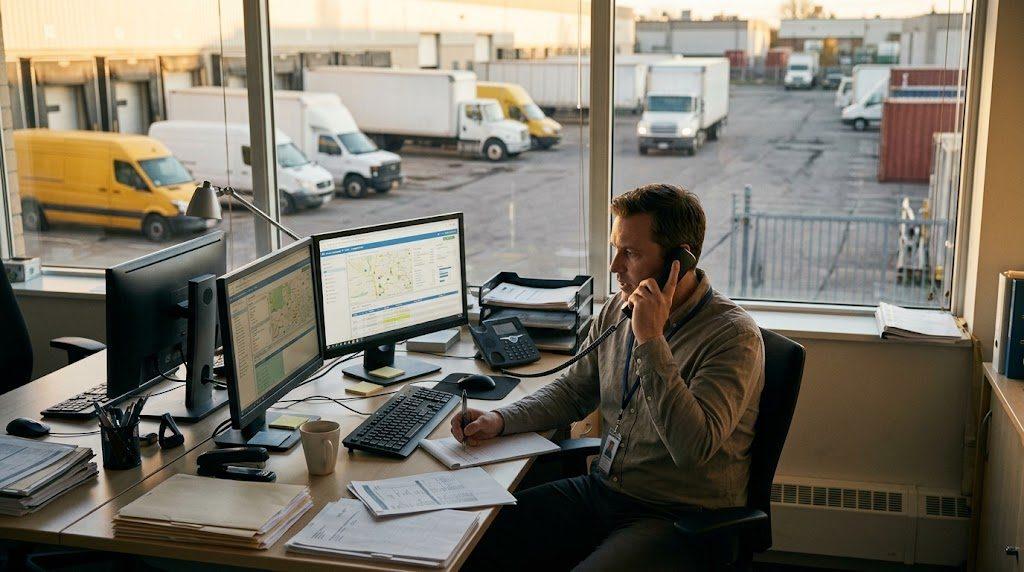
#> input picture assets/img/ai-contato.jpg, 1024 x 572 px; its folder holds 6 pictures in this run
$ python build.py
#> lines starting #> are read from the running program, lines starting #| are printed output that depends on the picture
import glob, json, os, re, subprocess
from PIL import Image
import rcssmin

ROOT = os.path.dirname(os.path.dirname(os.path.abspath(__file__)))
os.chdir(ROOT)
SITE = 'https://juk-mandioca.vercel.app'
IMG = 'assets/img/'
WIDTHS = (480, 960, 1440)

def webp_variants(path):
#> called with path = 'assets/img/ai-contato.jpg'
    im = Image.open(path)
#> im is the input picture: PIL image 1024x572 RGB; mean R, G, B 120.8, 115.1, 102.9
    im = im.convert('RGBA' if im.mode in ('RGBA', 'LA', 'P') else 'RGB')
    base = os.path.splitext(os.path.basename(path))[0]
    out = []
    for w in WIDTHS:
        if w > im.width and out:
            break
        ww = min(w, im.width)
        h = round(im.height * ww / im.width)
        dst = f'{IMG}{base}-{ww}.webp'
        if not os.path.exists(dst) or os.path.getmtime(dst) < os.path.getmtime(path):
            im.resize((ww, h), Image.LANCZOS).save(dst, 'WEBP', quality=78, method=6)
        out.append((ww, h, dst))
        if ww == im.width:
            break
#> this loop made 3 passes
#> pass 1, in webp_variants, `im.resize((ww, h), Image.LANCZOS).save(dst, 'WEBP', quality=78, method..`:
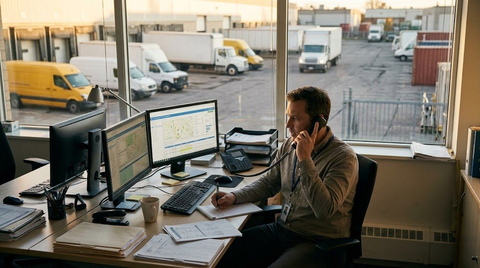
#> saved as ai-contato-480.webp: PIL image 480x268 RGB; mean R, G, B 120.8, 115.2, 102.9
#> after the loop, out = [(480, 268, 'assets/img/ai-contato-480.webp'), (960, 536, 'assets/img/ai-contato-960.webp')]
    if out[-1][0] < im.width and im.width - out[-1][0] >= 48:
        dst = f'{IMG}{base}-{im.width}.webp'
#> dst = 'assets/img/ai-contato-1024.webp'
        im.save(dst, 'WEBP', quality=78, method=6)
        out.append((im.width, im.height, dst))
    return out

photos = {}
for p in sorted(glob.glob(IMG + 'lg-*.jpg') + glob.glob(IMG + 'ai-*.jpg')):
    photos[p] = webp_variants(p)
#> pass 2 of the loop `for p in sorted(glob.glob(IMG + 'lg-*.jpg') + glob.glob(IMG + 'ai-*.jp..`:
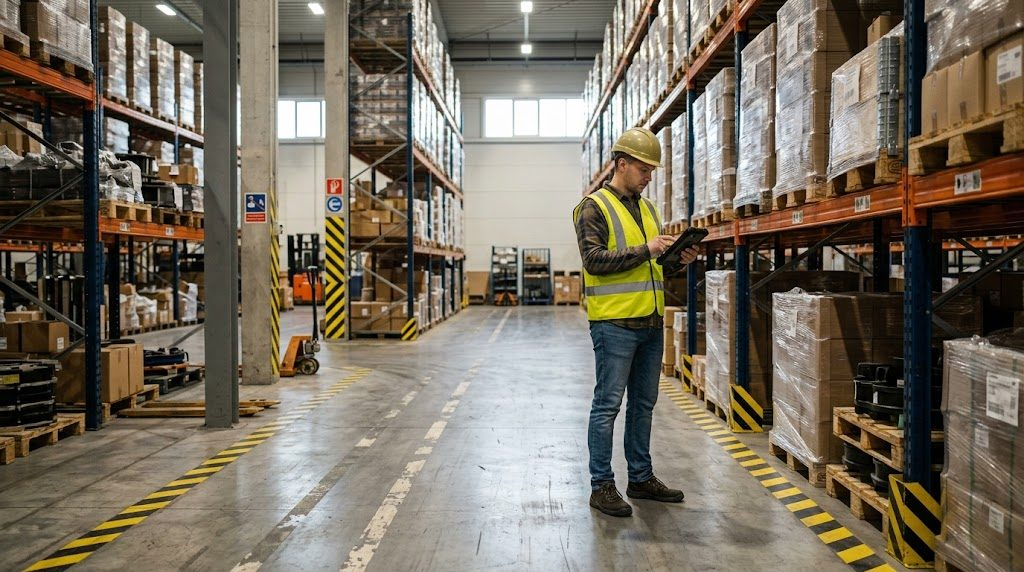
#> input picture assets/img/ai-estoque.jpg, 1024 x 572 px
#> in webp_variants, im is the input picture: PIL image 1024x572 RGB; mean R, G, B 118.6, 109.7, 95.2
#> the loop in webp_variants (call 2), `for w in WIDTHS:` made 3 passes
#> pass 1, in webp_variants (call 2), `im.resize((ww, h), Image.LANCZOS).save(dst, 'WEBP', quality=78, method..`:
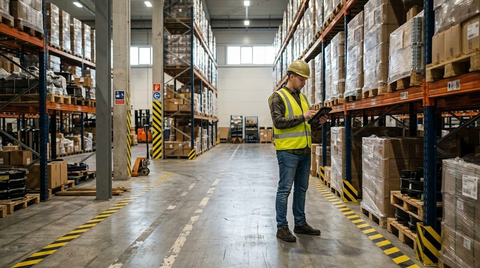
#> saved as ai-estoque-480.webp: PIL image 480x268 RGB; mean R, G, B 118.6, 109.7, 95.3
#> after the loop in webp_variants (call 2), `for w in WIDTHS:`: out = [(480, 268, 'assets/img/ai-estoque-480.webp'), (960, 536, 'assets/img/ai-estoque-960.webp')]
#> pass 3 of the loop `for p in sorted(glob.glob(IMG + 'lg-*.jpg') + glob.glob(IMG + 'ai-*.jp..`:
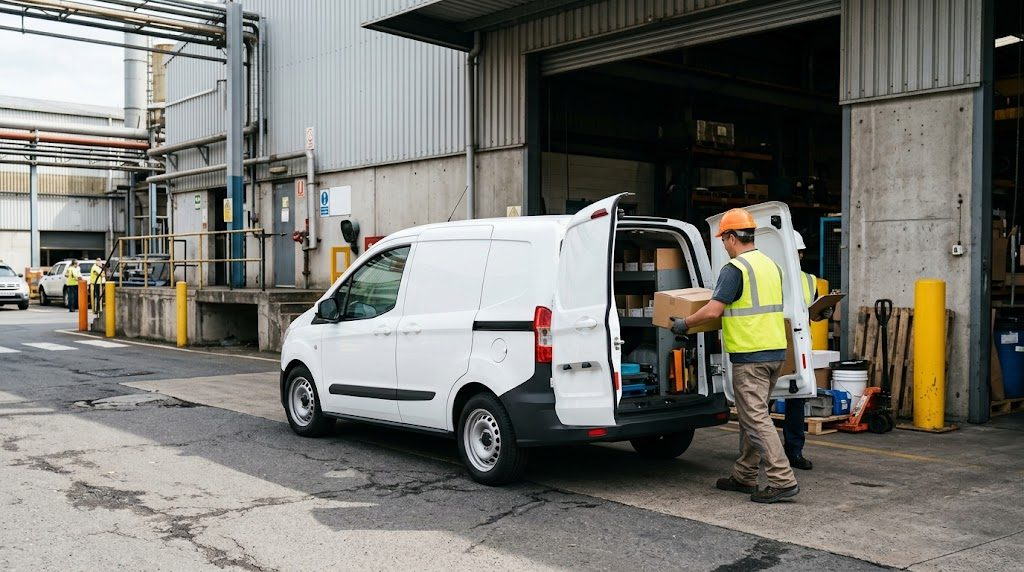
#> input picture assets/img/ai-fiorino.jpg, 1024 x 572 px
#> in webp_variants, im is the input picture: PIL image 1024x572 RGB; mean R, G, B 117.7, 116.7, 111.1
#> the loop in webp_variants (call 3), `for w in WIDTHS:` made 3 passes
#> pass 1, in webp_variants (call 3), `im.resize((ww, h), Image.LANCZOS).save(dst, 'WEBP', quality=78, method..`:
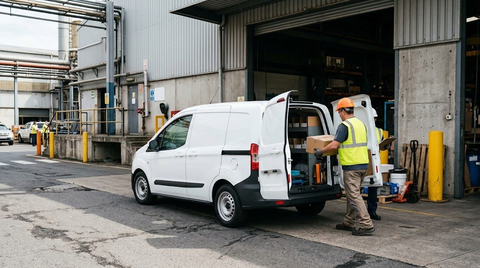
#> saved as ai-fiorino-480.webp: PIL image 480x268 RGB; mean R, G, B 117.7, 116.7, 111.1
#> pass 2, in webp_variants (call 3), `im.resize((ww, h), Image.LANCZOS).save(dst, 'WEBP', quality=78, method..`:
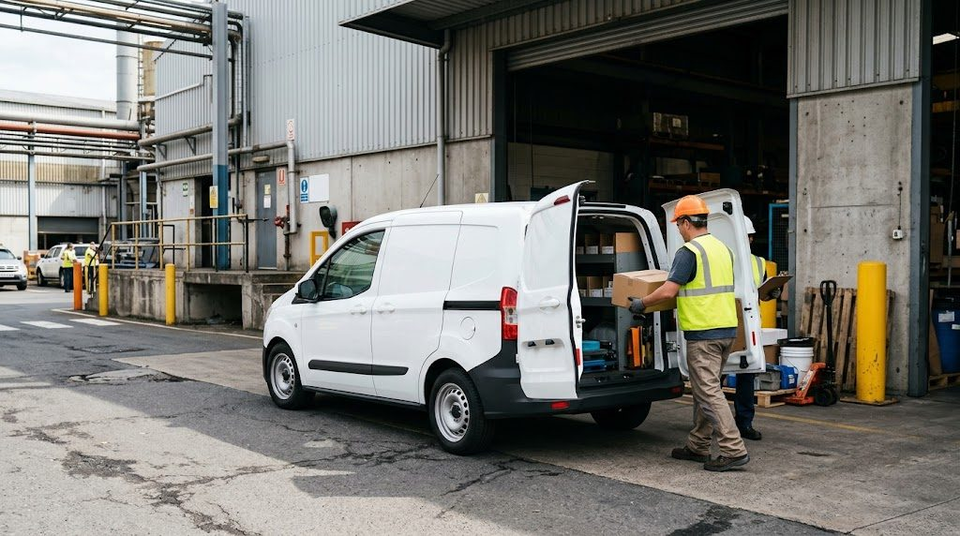
#> saved as ai-fiorino-960.webp: PIL image 960x536 RGB; mean R, G, B 117.7, 116.7, 111.1
#> after the loop in webp_variants (call 3), `for w in WIDTHS:`: out = [(480, 268, 'assets/img/ai-fiorino-480.webp'), (960, 536, 'assets/img/ai-fiorino-960.webp')]
#> the loop made 5 passes; the first 3 are shown

logos = {}
for p in (IMG + 'logo-lgvans.png', IMG + 'logo-lgvans-branco.png'):
#> (the run stopped early here; a loop or call above may not have finished)
